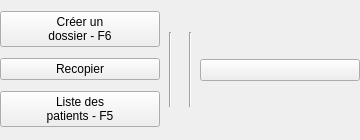
            <widget class="QWidget" name="widget" native="true">
             <property name="minimumSize">
              <size>
               <width>360</width>
               <height>140</height>
              </size>
             </property>
             <property name="maximumSize">
              <size>
               <width>360</width>
               <height>140</height>
              </size>
             </property>
             <layout class="QHBoxLayout" name="horizontalLayout_6">
              <property name="spacing">
               <number>0</number>
              </property>
              <property name="leftMargin">
               <number>0</number>
              </property>
              <property name="topMargin">
               <number>0</number>
              </property>
              <property name="rightMargin">
               <number>0</number>
              </property>
              <property name="bottomMargin">
               <number>0</number>
              </property>
              <item>
               <layout class="QVBoxLayout" name="verticalLayout_9">
                <property name="spacing">
                 <number>0</number>
                </property>
                <item>
                 <widget class="UpPushButton" name="LNouvDossierpushButton">
                  <property name="focusPolicy">
                   <enum>Qt::StrongFocus</enum>
                  </property>
                  <property name="contextMenuPolicy">
                   <enum>Qt::NoContextMenu</enum>
                  </property>
                  <property name="toolTip">
                   <string>créer un nouveau dossier</string>
                  </property>
                  <property name="toolTipDuration">
                   <number>0</number>
                  </property>
                  <property name="text">
                   <string>Créer un 
dossier - F6</string>
                  </property>
                  <property name="icon">
                   <iconset resource="assets/Images/images.qrc">
                    <normaloff>:/toolbar_new_folder.png</normaloff>:/toolbar_new_folder.png</iconset>
                  </property>
                  <property name="iconSize">
                   <size>
                    <width>30</width>
                    <height>30</height>
                   </size>
                  </property>
                 </widget>
                </item>
                <item>
                 <widget class="UpPushButton" name="LRecopierpushButton">
                  <property name="focusPolicy">
                   <enum>Qt::StrongFocus</enum>
                  </property>
                  <property name="contextMenuPolicy">
                   <enum>Qt::NoContextMenu</enum>
                  </property>
                  <property name="toolTip">
                   <string>créer un dossier à partir d'un parent
l'adresse et les antécédents familiaux
seront recopiés automatiquement</string>
                  </property>
                  <property name="text">
                   <string>Recopier</string>
                  </property>
                  <property name="icon">
                   <iconset resource="assets/Images/images.qrc">
                    <normaloff>:/copy_v2.png</normaloff>:/copy_v2.png</iconset>
                  </property>
                  <property name="iconSize">
                   <size>
                    <width>30</width>
                    <height>30</height>
                   </size>
                  </property>
                 </widget>
                </item>
                <item>
                 <widget class="UpPushButton" name="LListepushButton">
                  <property name="focusPolicy">
                   <enum>Qt::StrongFocus</enum>
                  </property>
                  <property name="contextMenuPolicy">
                   <enum>Qt::NoContextMenu</enum>
                  </property>
                  <property name="toolTip">
                   <string>ouvrir un dossier</string>
                  </property>
                  <property name="text">
                   <string>Liste des
patients - F5</string>
                  </property>
                  <property name="icon">
                   <iconset resource="assets/Images/images.qrc">
                    <normaloff>:/list_all_participants.png</normaloff>:/list_all_participants.png</iconset>
                  </property>
                  <property name="iconSize">
                   <size>
                    <width>30</width>
                    <height>30</height>
                   </size>
                  </property>
                 </widget>
                </item>
               </layout>
              </item>
              <item>
               <widget class="Line" name="line_3">
                <property name="minimumSize">
                 <size>
                  <width>20</width>
                  <height>0</height>
                 </size>
                </property>
                <property name="maximumSize">
                 <size>
                  <width>16777215</width>
                  <height>75</height>
                 </size>
                </property>
                <property name="contextMenuPolicy">
                 <enum>Qt::NoContextMenu</enum>
                </property>
                <property name="orientation">
                 <enum>Qt::Vertical</enum>
                </property>
               </widget>
              </item>
              <item>
               <widget class="Line" name="line_2">
                <property name="minimumSize">
                 <size>
                  <width>20</width>
                  <height>0</height>
                 </size>
                </property>
                <property name="maximumSize">
                 <size>
                  <width>16777215</width>
                  <height>75</height>
                 </size>
                </property>
                <property name="contextMenuPolicy">
                 <enum>Qt::NoContextMenu</enum>
                </property>
                <property name="orientation">
                 <enum>Qt::Vertical</enum>
                </property>
               </widget>
              </item>
              <item>
               <widget class="UpPushButton" name="VitaleupPushButton">
                <property name="focusPolicy">
                 <enum>Qt::ClickFocus</enum>
                </property>
                <property name="contextMenuPolicy">
                 <enum>Qt::NoContextMenu</enum>
                </property>
                <property name="toolTip">
                 <string>ouvrir ou créer un dossier à partir de la carte vitale</string>
                </property>
                <property name="toolTipDuration">
                 <number>0</number>
                </property>
                <property name="text">
                 <string/>
                </property>
                <property name="icon">
                 <iconset resource="assets/Images/images.qrc">
                  <normaloff>:/Vitale.jpg</normaloff>:/Vitale.jpg</iconset>
                </property>
                <property name="iconSize">
                 <size>
                  <width>120</width>
                  <height>100</height>
                 </size>
                </property>
               </widget>
              </item>
             </layout>
            </widget>
